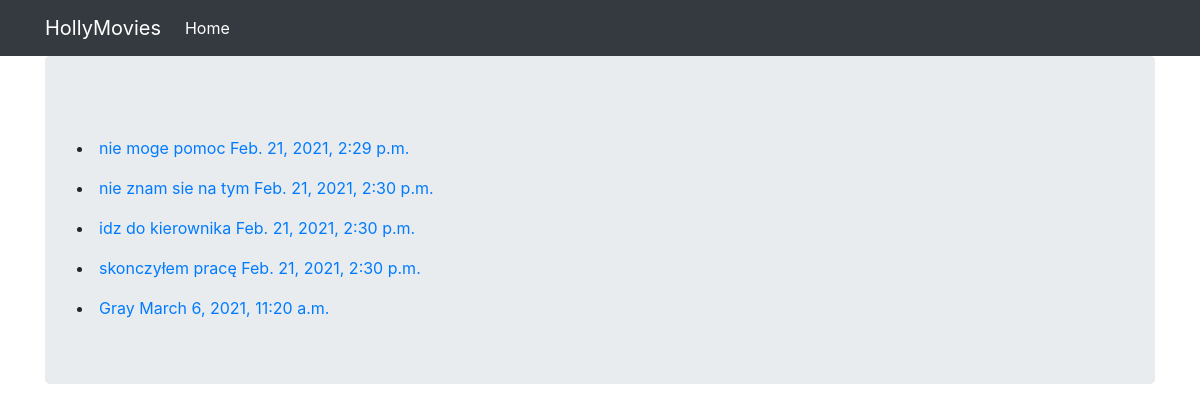
Screenshot of /polls/answers/ with the database file from the repository.
### polls/models.py (models this page shows, shortened)
class Answer(models.Model):
    question = models.ForeignKey(Question, on_delete=models.CASCADE)
    answer_text = models.CharField(max_length=200)
    date_added = models.DateTimeField(auto_now_add=True)

### polls/views.py (the view)
# urls.py: path('answers/', AnswerListView.as_view(), name='my-answers'),
class AnswerListView(ListView):
    template_name = "answers.html"
    model = Answer

### polls/templates/answers.html
{% extends "base.html" %}
{% block content %}
    {% for a in object_list %}
        <p><li><a href="{% url "polls:my-answer-detail-view" pk=a.pk %}"> {{ a.answer_text }} {{ a.date_added }}</a></li>
     {% endfor %}
{% endblock %}

### rows the page displays
Answer: answer_text "nie moge pomoc", date_added "Feb. 21, 2021, 2:29 p.m."
Answer: answer_text "nie znam sie na tym", date_added "Feb. 21, 2021, 2:30 p.m."
Answer: answer_text "idz do kierownika", date_added "Feb. 21, 2021, 2:30 p.m."
Answer: answer_text "skonczyłem pracę", date_added "Feb. 21, 2021, 2:30 p.m."
Answer: answer_text "Gray", date_added "March 6, 2021, 11:20 a.m."
